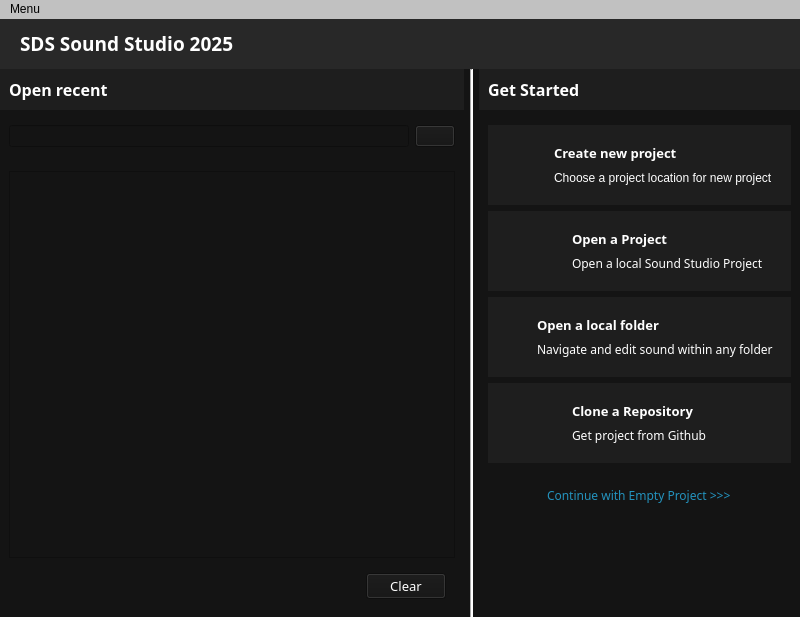
<?xml version="1.0" encoding="UTF-8"?>
<ui version="4.0">
 <class>SoundStudio</class>
 <widget class="QMainWindow" name="SoundStudio">
  <property name="geometry">
   <rect>
    <x>0</x>
    <y>0</y>
    <width>800</width>
    <height>617</height>
   </rect>
  </property>
  <property name="minimumSize">
   <size>
    <width>800</width>
    <height>617</height>
   </size>
  </property>
  <property name="windowTitle">
   <string>Sound Tool Window</string>
  </property>
  <property name="styleSheet">
   <string notr="true">background-color: rgb(193, 193, 193);</string>
  </property>
  <widget class="QWidget" name="centralwidget">
   <property name="styleSheet">
    <string notr="true">background-color: rgb(20, 20, 20);</string>
   </property>
   <layout class="QVBoxLayout" name="verticalLayout">
    <property name="spacing">
     <number>0</number>
    </property>
    <property name="leftMargin">
     <number>0</number>
    </property>
    <property name="topMargin">
     <number>0</number>
    </property>
    <property name="rightMargin">
     <number>0</number>
    </property>
    <property name="bottomMargin">
     <number>0</number>
    </property>
    <item alignment="Qt::AlignTop">
     <widget class="QFrame" name="HeaderPanel">
      <property name="minimumSize">
       <size>
        <width>0</width>
        <height>50</height>
       </size>
      </property>
      <property name="maximumSize">
       <size>
        <width>16777215</width>
        <height>50</height>
       </size>
      </property>
      <property name="styleSheet">
       <string notr="true">background-color: rgb(40, 40, 40);
color: rgb(255, 255, 255);</string>
      </property>
      <property name="frameShape">
       <enum>QFrame::NoFrame</enum>
      </property>
      <property name="frameShadow">
       <enum>QFrame::Raised</enum>
      </property>
      <layout class="QHBoxLayout" name="horizontalLayout_2">
       <property name="spacing">
        <number>0</number>
       </property>
       <property name="leftMargin">
        <number>0</number>
       </property>
       <property name="topMargin">
        <number>0</number>
       </property>
       <property name="rightMargin">
        <number>0</number>
       </property>
       <property name="bottomMargin">
        <number>0</number>
       </property>
       <item>
        <widget class="QFrame" name="frame">
         <property name="minimumSize">
          <size>
           <width>20</width>
           <height>0</height>
          </size>
         </property>
         <property name="frameShape">
          <enum>QFrame::NoFrame</enum>
         </property>
         <property name="frameShadow">
          <enum>QFrame::Raised</enum>
         </property>
        </widget>
       </item>
       <item>
        <widget class="QLabel" name="label_2">
         <property name="font">
          <font>
           <family>Red Hat Display</family>
           <pointsize>20</pointsize>
           <weight>75</weight>
           <bold>true</bold>
          </font>
         </property>
         <property name="text">
          <string>&lt;html&gt;&lt;head/&gt;&lt;body&gt;&lt;p&gt;&lt;span style=&quot; font-size:14pt; font-weight:600;&quot;&gt;SDS Sound Studio 2025&lt;/span&gt;&lt;/p&gt;&lt;/body&gt;&lt;/html&gt;</string>
         </property>
         <property name="margin">
          <number>0</number>
         </property>
        </widget>
       </item>
       <item>
        <spacer name="horizontalSpacer">
         <property name="orientation">
          <enum>Qt::Horizontal</enum>
         </property>
         <property name="sizeHint" stdset="0">
          <size>
           <width>40</width>
           <height>20</height>
          </size>
         </property>
        </spacer>
       </item>
      </layout>
     </widget>
    </item>
    <item>
     <widget class="QFrame" name="MainBody">
      <property name="sizePolicy">
       <sizepolicy hsizetype="Preferred" vsizetype="Expanding">
        <horstretch>0</horstretch>
        <verstretch>0</verstretch>
       </sizepolicy>
      </property>
      <property name="styleSheet">
       <string notr="true">background-color: rgb(20, 20, 20);
color: rgb(255, 255, 255);</string>
      </property>
      <property name="frameShape">
       <enum>QFrame::NoFrame</enum>
      </property>
      <property name="frameShadow">
       <enum>QFrame::Raised</enum>
      </property>
      <layout class="QHBoxLayout" name="horizontalLayout">
       <property name="leftMargin">
        <number>0</number>
       </property>
       <property name="topMargin">
        <number>0</number>
       </property>
       <property name="rightMargin">
        <number>0</number>
       </property>
       <property name="bottomMargin">
        <number>0</number>
       </property>
       <item>
        <widget class="QFrame" name="LeftPanel">
         <property name="minimumSize">
          <size>
           <width>0</width>
           <height>0</height>
          </size>
         </property>
         <property name="maximumSize">
          <size>
           <width>500</width>
           <height>16777215</height>
          </size>
         </property>
         <property name="styleSheet">
          <string notr="true">background-color: rgb(20, 20, 20);
color: rgb(255, 255, 255);</string>
         </property>
         <property name="frameShape">
          <enum>QFrame::NoFrame</enum>
         </property>
         <property name="frameShadow">
          <enum>QFrame::Raised</enum>
         </property>
         <layout class="QVBoxLayout" name="verticalLayout_2">
          <property name="leftMargin">
           <number>0</number>
          </property>
          <property name="topMargin">
           <number>0</number>
          </property>
          <property name="rightMargin">
           <number>0</number>
          </property>
          <property name="bottomMargin">
           <number>0</number>
          </property>
          <item alignment="Qt::AlignTop">
           <widget class="QFrame" name="ProjectsHeader">
            <property name="minimumSize">
             <size>
              <width>0</width>
              <height>0</height>
             </size>
            </property>
            <property name="styleSheet">
             <string notr="true">background-color: rgb(30, 30, 30);
color: rgb(255, 255, 255);</string>
            </property>
            <property name="frameShape">
             <enum>QFrame::NoFrame</enum>
            </property>
            <property name="frameShadow">
             <enum>QFrame::Raised</enum>
            </property>
            <layout class="QHBoxLayout" name="horizontalLayout_5">
             <item alignment="Qt::AlignLeft">
              <widget class="QLabel" name="label">
               <property name="font">
                <font>
                 <family>Red Hat Display</family>
                 <pointsize>12</pointsize>
                 <weight>75</weight>
                 <bold>true</bold>
                </font>
               </property>
               <property name="text">
                <string>Open recent</string>
               </property>
              </widget>
             </item>
            </layout>
           </widget>
          </item>
          <item>
           <widget class="QFrame" name="SearchBarPanel">
            <property name="enabled">
             <bool>true</bool>
            </property>
            <property name="styleSheet">
             <string notr="true">background-color: rgb(20, 20, 20);
color: rgb(255, 255, 255);</string>
            </property>
            <property name="frameShape">
             <enum>QFrame::NoFrame</enum>
            </property>
            <property name="frameShadow">
             <enum>QFrame::Raised</enum>
            </property>
            <layout class="QHBoxLayout" name="horizontalLayout_3">
             <item>
              <widget class="QLineEdit" name="ProjectSearchBarLineEdit">
               <property name="clearButtonEnabled">
                <bool>true</bool>
               </property>
              </widget>
             </item>
             <item>
              <widget class="QPushButton" name="SearchProjectButton">
               <property name="text">
                <string/>
               </property>
               <property name="icon">
                <iconset resource="../resources.qrc">
                 <normaloff>:/icons/search_dark.png</normaloff>:/icons/search_dark.png</iconset>
               </property>
              </widget>
             </item>
            </layout>
           </widget>
          </item>
          <item>
           <widget class="QFrame" name="ProjectsBody">
            <property name="sizePolicy">
             <sizepolicy hsizetype="Preferred" vsizetype="Expanding">
              <horstretch>0</horstretch>
              <verstretch>0</verstretch>
             </sizepolicy>
            </property>
            <property name="styleSheet">
             <string notr="true">background-color: rgb(20, 20, 20);
color: rgb(255, 255, 255);</string>
            </property>
            <property name="frameShape">
             <enum>QFrame::NoFrame</enum>
            </property>
            <property name="frameShadow">
             <enum>QFrame::Raised</enum>
            </property>
            <layout class="QVBoxLayout" name="verticalLayout_6">
             <item>
              <widget class="QListWidget" name="RecentProjectsListWidget">
               <property name="frameShape">
                <enum>QFrame::StyledPanel</enum>
               </property>
              </widget>
             </item>
             <item>
              <widget class="QWidget" name="widget" native="true">
               <property name="minimumSize">
                <size>
                 <width>0</width>
                 <height>40</height>
                </size>
               </property>
               <layout class="QHBoxLayout" name="horizontalLayout_8">
                <item alignment="Qt::AlignRight">
                 <widget class="QPushButton" name="ClearRecentProjectsBtn">
                  <property name="font">
                   <font>
                    <family>Red Hat Display</family>
                    <pointsize>10</pointsize>
                   </font>
                  </property>
                  <property name="text">
                   <string>Clear</string>
                  </property>
                  <property name="icon">
                   <iconset resource="../resources.qrc">
                    <normaloff>:/icons/delete_dark.png</normaloff>:/icons/delete_dark.png</iconset>
                  </property>
                 </widget>
                </item>
               </layout>
              </widget>
             </item>
            </layout>
           </widget>
          </item>
         </layout>
        </widget>
       </item>
       <item>
        <widget class="Line" name="line">
         <property name="styleSheet">
          <string notr="true">background-color: rgb(255, 255, 255);</string>
         </property>
         <property name="orientation">
          <enum>Qt::Vertical</enum>
         </property>
        </widget>
       </item>
       <item>
        <widget class="QFrame" name="HomePanel">
         <property name="styleSheet">
          <string notr="true">background-color: rgb(20, 20, 20);
color: rgb(255, 255, 255);</string>
         </property>
         <property name="frameShape">
          <enum>QFrame::NoFrame</enum>
         </property>
         <property name="frameShadow">
          <enum>QFrame::Raised</enum>
         </property>
         <layout class="QVBoxLayout" name="verticalLayout_4">
          <property name="leftMargin">
           <number>0</number>
          </property>
          <property name="topMargin">
           <number>0</number>
          </property>
          <property name="rightMargin">
           <number>0</number>
          </property>
          <property name="bottomMargin">
           <number>0</number>
          </property>
          <item alignment="Qt::AlignTop">
           <widget class="QFrame" name="RightHeaderPanel">
            <property name="styleSheet">
             <string notr="true">background-color: rgb(30, 30, 30);
color: rgb(255, 255, 255);</string>
            </property>
            <property name="frameShape">
             <enum>QFrame::NoFrame</enum>
            </property>
            <property name="frameShadow">
             <enum>QFrame::Raised</enum>
            </property>
            <layout class="QHBoxLayout" name="horizontalLayout_4">
             <item>
              <widget class="QLabel" name="label_3">
               <property name="font">
                <font>
                 <family>Red Hat Display</family>
                 <pointsize>12</pointsize>
                 <weight>75</weight>
                 <bold>true</bold>
                </font>
               </property>
               <property name="text">
                <string>Get Started</string>
               </property>
              </widget>
             </item>
            </layout>
           </widget>
          </item>
          <item alignment="Qt::AlignTop">
           <widget class="QFrame" name="ButtonsPanel">
            <property name="minimumSize">
             <size>
              <width>0</width>
              <height>0</height>
             </size>
            </property>
            <property name="styleSheet">
             <string notr="true">background-color: rgb(20, 20, 20);
color: rgb(255, 255, 255);</string>
            </property>
            <property name="frameShape">
             <enum>QFrame::NoFrame</enum>
            </property>
            <property name="frameShadow">
             <enum>QFrame::Raised</enum>
            </property>
            <layout class="QVBoxLayout" name="verticalLayout_3">
             <item>
              <widget class="QFrame" name="CreateNewProjectWidgetBtn">
               <property name="minimumSize">
                <size>
                 <width>0</width>
                 <height>80</height>
                </size>
               </property>
               <property name="styleSheet">
                <string notr="true">background-color: rgb(30, 30, 30);
color: rgb(255, 255, 255);</string>
               </property>
               <property name="frameShape">
                <enum>QFrame::NoFrame</enum>
               </property>
               <property name="frameShadow">
                <enum>QFrame::Raised</enum>
               </property>
               <layout class="QHBoxLayout" name="horizontalLayout_6">
                <item>
                 <widget class="QFrame" name="frame_6">
                  <property name="maximumSize">
                   <size>
                    <width>60</width>
                    <height>16777215</height>
                   </size>
                  </property>
                  <property name="frameShape">
                   <enum>QFrame::NoFrame</enum>
                  </property>
                  <property name="frameShadow">
                   <enum>QFrame::Raised</enum>
                  </property>
                  <layout class="QVBoxLayout" name="verticalLayout_7">
                   <item alignment="Qt::AlignHCenter|Qt::AlignVCenter">
                    <widget class="QLabel" name="label_6">
                     <property name="minimumSize">
                      <size>
                       <width>0</width>
                       <height>0</height>
                      </size>
                     </property>
                     <property name="maximumSize">
                      <size>
                       <width>40</width>
                       <height>40</height>
                      </size>
                     </property>
                     <property name="text">
                      <string/>
                     </property>
                     <property name="pixmap">
                      <pixmap resource="../resources.qrc">:/icons/create_project_dark.png</pixmap>
                     </property>
                     <property name="scaledContents">
                      <bool>true</bool>
                     </property>
                    </widget>
                   </item>
                  </layout>
                 </widget>
                </item>
                <item>
                 <widget class="QFrame" name="frame_7">
                  <property name="frameShape">
                   <enum>QFrame::NoFrame</enum>
                  </property>
                  <property name="frameShadow">
                   <enum>QFrame::Raised</enum>
                  </property>
                  <layout class="QVBoxLayout" name="verticalLayout_5">
                   <item>
                    <widget class="QLabel" name="label_4">
                     <property name="font">
                      <font>
                       <family>Red Hat Display</family>
                       <pointsize>10</pointsize>
                       <weight>75</weight>
                       <bold>true</bold>
                      </font>
                     </property>
                     <property name="text">
                      <string>Create new project</string>
                     </property>
                    </widget>
                   </item>
                   <item>
                    <widget class="QLabel" name="label_5">
                     <property name="text">
                      <string>Choose a project location for new project</string>
                     </property>
                    </widget>
                   </item>
                  </layout>
                 </widget>
                </item>
               </layout>
              </widget>
             </item>
             <item>
              <widget class="QFrame" name="OpenAProjectWidgetBtn">
               <property name="enabled">
                <bool>true</bool>
               </property>
               <property name="minimumSize">
                <size>
                 <width>0</width>
                 <height>80</height>
                </size>
               </property>
               <property name="styleSheet">
                <string notr="true">background-color: rgb(30, 30, 30);
color: rgb(255, 255, 255);</string>
               </property>
               <property name="frameShape">
                <enum>QFrame::NoFrame</enum>
               </property>
               <property name="frameShadow">
                <enum>QFrame::Raised</enum>
               </property>
               <layout class="QHBoxLayout" name="horizontalLayout_7">
                <item>
                 <widget class="QFrame" name="frame_4">
                  <property name="minimumSize">
                   <size>
                    <width>0</width>
                    <height>0</height>
                   </size>
                  </property>
                  <property name="maximumSize">
                   <size>
                    <width>60</width>
                    <height>16777215</height>
                   </size>
                  </property>
                  <property name="frameShape">
                   <enum>QFrame::NoFrame</enum>
                  </property>
                  <property name="frameShadow">
                   <enum>QFrame::Raised</enum>
                  </property>
                  <layout class="QVBoxLayout" name="verticalLayout_8">
                   <item alignment="Qt::AlignHCenter|Qt::AlignVCenter">
                    <widget class="QLabel" name="label_7">
                     <property name="minimumSize">
                      <size>
                       <width>0</width>
                       <height>0</height>
                      </size>
                     </property>
                     <property name="maximumSize">
                      <size>
                       <width>35</width>
                       <height>35</height>
                      </size>
                     </property>
                     <property name="text">
                      <string/>
                     </property>
                     <property name="pixmap">
                      <pixmap resource="../resources.qrc">:/icons/open_a_project_dark.png</pixmap>
                     </property>
                     <property name="scaledContents">
                      <bool>true</bool>
                     </property>
                    </widget>
                   </item>
                  </layout>
                 </widget>
                </item>
                <item>
                 <widget class="QFrame" name="frame_5">
                  <property name="frameShape">
                   <enum>QFrame::NoFrame</enum>
                  </property>
                  <property name="frameShadow">
                   <enum>QFrame::Raised</enum>
                  </property>
                  <layout class="QVBoxLayout" name="verticalLayout_9">
                   <item alignment="Qt::AlignLeft">
                    <widget class="QLabel" name="label_8">
                     <property name="font">
                      <font>
                       <family>Red Hat Display</family>
                       <pointsize>10</pointsize>
                       <weight>75</weight>
                       <bold>true</bold>
                      </font>
                     </property>
                     <property name="text">
                      <string>Open a Project</string>
                     </property>
                    </widget>
                   </item>
                   <item alignment="Qt::AlignLeft">
                    <widget class="QLabel" name="label_9">
                     <property name="font">
                      <font>
                       <family>Red Hat Display</family>
                      </font>
                     </property>
                     <property name="text">
                      <string>Open a local Sound Studio Project</string>
                     </property>
                    </widget>
                   </item>
                  </layout>
                 </widget>
                </item>
               </layout>
              </widget>
             </item>
             <item>
              <widget class="QFrame" name="OpenLocalFolderBtn">
               <property name="enabled">
                <bool>false</bool>
               </property>
               <property name="minimumSize">
                <size>
                 <width>0</width>
                 <height>80</height>
                </size>
               </property>
               <property name="styleSheet">
                <string notr="true">background-color: rgb(30, 30, 30);
color: rgb(255, 255, 255);</string>
               </property>
               <property name="frameShape">
                <enum>QFrame::NoFrame</enum>
               </property>
               <property name="frameShadow">
                <enum>QFrame::Raised</enum>
               </property>
               <layout class="QHBoxLayout" name="horizontalLayout_9">
                <item>
                 <widget class="QFrame" name="frame_3">
                  <property name="maximumSize">
                   <size>
                    <width>60</width>
                    <height>16777215</height>
                   </size>
                  </property>
                  <property name="frameShape">
                   <enum>QFrame::NoFrame</enum>
                  </property>
                  <property name="frameShadow">
                   <enum>QFrame::Raised</enum>
                  </property>
                  <layout class="QVBoxLayout" name="verticalLayout_10">
                   <item alignment="Qt::AlignHCenter|Qt::AlignVCenter">
                    <widget class="QLabel" name="label_11">
                     <property name="minimumSize">
                      <size>
                       <width>0</width>
                       <height>0</height>
                      </size>
                     </property>
                     <property name="maximumSize">
                      <size>
                       <width>35</width>
                       <height>35</height>
                      </size>
                     </property>
                     <property name="text">
                      <string/>
                     </property>
                     <property name="pixmap">
                      <pixmap resource="../resources.qrc">:/icons/openFolder_dark.png</pixmap>
                     </property>
                     <property name="scaledContents">
                      <bool>true</bool>
                     </property>
                    </widget>
                   </item>
                  </layout>
                 </widget>
                </item>
                <item>
                 <widget class="QFrame" name="frame_8">
                  <property name="frameShape">
                   <enum>QFrame::NoFrame</enum>
                  </property>
                  <property name="frameShadow">
                   <enum>QFrame::Raised</enum>
                  </property>
                  <layout class="QVBoxLayout" name="verticalLayout_11">
                   <item>
                    <widget class="QLabel" name="label_12">
                     <property name="font">
                      <font>
                       <family>Red Hat Display</family>
                       <pointsize>10</pointsize>
                       <weight>75</weight>
                       <bold>true</bold>
                      </font>
                     </property>
                     <property name="text">
                      <string>Open a local folder</string>
                     </property>
                    </widget>
                   </item>
                   <item>
                    <widget class="QLabel" name="label_13">
                     <property name="font">
                      <font>
                       <family>Red Hat Display</family>
                      </font>
                     </property>
                     <property name="text">
                      <string>Navigate and edit sound within any folder</string>
                     </property>
                    </widget>
                   </item>
                  </layout>
                 </widget>
                </item>
               </layout>
              </widget>
             </item>
             <item>
              <widget class="QFrame" name="CloneRepositoryBtn">
               <property name="enabled">
                <bool>false</bool>
               </property>
               <property name="minimumSize">
                <size>
                 <width>0</width>
                 <height>80</height>
                </size>
               </property>
               <property name="styleSheet">
                <string notr="true">background-color: rgb(30, 30, 30);
color: rgb(255, 255, 255);</string>
               </property>
               <property name="frameShape">
                <enum>QFrame::NoFrame</enum>
               </property>
               <property name="frameShadow">
                <enum>QFrame::Raised</enum>
               </property>
               <layout class="QHBoxLayout" name="horizontalLayout_10">
                <item>
                 <widget class="QFrame" name="frame_9">
                  <property name="minimumSize">
                   <size>
                    <width>0</width>
                    <height>0</height>
                   </size>
                  </property>
                  <property name="maximumSize">
                   <size>
                    <width>60</width>
                    <height>16777215</height>
                   </size>
                  </property>
                  <property name="frameShape">
                   <enum>QFrame::NoFrame</enum>
                  </property>
                  <property name="frameShadow">
                   <enum>QFrame::Raised</enum>
                  </property>
                  <layout class="QVBoxLayout" name="verticalLayout_13">
                   <item alignment="Qt::AlignHCenter|Qt::AlignVCenter">
                    <widget class="QLabel" name="label_14">
                     <property name="minimumSize">
                      <size>
                       <width>0</width>
                       <height>0</height>
                      </size>
                     </property>
                     <property name="maximumSize">
                      <size>
                       <width>35</width>
                       <height>35</height>
                      </size>
                     </property>
                     <property name="text">
                      <string/>
                     </property>
                     <property name="pixmap">
                      <pixmap resource="../resources.qrc">:/icons/duplicate_dark.png</pixmap>
                     </property>
                     <property name="scaledContents">
                      <bool>true</bool>
                     </property>
                    </widget>
                   </item>
                  </layout>
                 </widget>
                </item>
                <item>
                 <widget class="QFrame" name="frame_10">
                  <property name="frameShape">
                   <enum>QFrame::NoFrame</enum>
                  </property>
                  <property name="frameShadow">
                   <enum>QFrame::Raised</enum>
                  </property>
                  <layout class="QVBoxLayout" name="verticalLayout_12">
                   <item alignment="Qt::AlignLeft">
                    <widget class="QLabel" name="label_15">
                     <property name="font">
                      <font>
                       <family>Red Hat Display</family>
                       <pointsize>10</pointsize>
                       <weight>75</weight>
                       <bold>true</bold>
                      </font>
                     </property>
                     <property name="text">
                      <string>Clone a Repository</string>
                     </property>
                    </widget>
                   </item>
                   <item alignment="Qt::AlignLeft">
                    <widget class="QLabel" name="label_16">
                     <property name="font">
                      <font>
                       <family>Red Hat Display</family>
                      </font>
                     </property>
                     <property name="text">
                      <string>Get project from Github</string>
                     </property>
                    </widget>
                   </item>
                  </layout>
                 </widget>
                </item>
               </layout>
              </widget>
             </item>
            </layout>
           </widget>
          </item>
          <item>
           <widget class="QFrame" name="frame_2">
            <property name="styleSheet">
             <string notr="true">background-color: rgb(20, 20, 20);
color: rgb(255, 255, 255);</string>
            </property>
            <property name="frameShape">
             <enum>QFrame::NoFrame</enum>
            </property>
            <property name="frameShadow">
             <enum>QFrame::Raised</enum>
            </property>
            <layout class="QHBoxLayout" name="horizontalLayout_11">
             <item alignment="Qt::AlignHCenter|Qt::AlignVCenter">
              <widget class="QLabel" name="label_10">
               <property name="enabled">
                <bool>false</bool>
               </property>
               <property name="font">
                <font>
                 <family>Red Hat Display</family>
                </font>
               </property>
               <property name="styleSheet">
                <string notr="true">color: rgb(35, 146, 189);</string>
               </property>
               <property name="text">
                <string>Continue with Empty Project &gt;&gt;&gt;</string>
               </property>
              </widget>
             </item>
            </layout>
           </widget>
          </item>
          <item>
           <spacer name="verticalSpacer">
            <property name="orientation">
             <enum>Qt::Vertical</enum>
            </property>
            <property name="sizeHint" stdset="0">
             <size>
              <width>20</width>
              <height>40</height>
             </size>
            </property>
           </spacer>
          </item>
         </layout>
        </widget>
       </item>
      </layout>
     </widget>
    </item>
   </layout>
  </widget>
  <widget class="QMenuBar" name="menubar">
   <property name="geometry">
    <rect>
     <x>0</x>
     <y>0</y>
     <width>800</width>
     <height>24</height>
    </rect>
   </property>
   <widget class="QMenu" name="menuTheme">
    <property name="title">
     <string>Menu</string>
    </property>
    <widget class="QMenu" name="menuApplication_Theme">
     <property name="title">
      <string>Application Theme</string>
     </property>
     <addaction name="actionLight_Mode"/>
     <addaction name="actionDark_Mode"/>
    </widget>
    <addaction name="menuApplication_Theme"/>
   </widget>
   <addaction name="menuTheme"/>
  </widget>
  <action name="actionOpen">
   <property name="text">
    <string>Open</string>
   </property>
   <property name="statusTip">
    <string>Open Files</string>
   </property>
   <property name="shortcut">
    <string>Ctrl+O</string>
   </property>
  </action>
  <action name="actionSave">
   <property name="text">
    <string>Save</string>
   </property>
   <property name="statusTip">
    <string>Save All</string>
   </property>
   <property name="shortcut">
    <string>Ctrl+S</string>
   </property>
  </action>
  <action name="actionNew_Project">
   <property name="text">
    <string>New Project</string>
   </property>
  </action>
  <action name="actionOpen_Project">
   <property name="text">
    <string>Open Project</string>
   </property>
  </action>
  <action name="actionSave_Project">
   <property name="text">
    <string>Save Project</string>
   </property>
  </action>
  <action name="actionProject1">
   <property name="text">
    <string>Project1</string>
   </property>
  </action>
  <action name="actionProject2">
   <property name="text">
    <string>Project2</string>
   </property>
  </action>
  <action name="actionProject3">
   <property name="text">
    <string>Project3</string>
   </property>
  </action>
  <action name="actionCloseProject">
   <property name="text">
    <string>Close Project</string>
   </property>
  </action>
  <action name="actionExit">
   <property name="text">
    <string>Exit</string>
   </property>
  </action>
  <action name="actionDark_Theme">
   <property name="checkable">
    <bool>false</bool>
   </property>
   <property name="text">
    <string>Dark Theme</string>
   </property>
  </action>
  <action name="actionLight_Theme">
   <property name="checkable">
    <bool>false</bool>
   </property>
   <property name="text">
    <string>Light Theme</string>
   </property>
  </action>
  <action name="actionLight_Mode">
   <property name="text">
    <string>Light Mode</string>
   </property>
  </action>
  <action name="actionDark_Mode">
   <property name="text">
    <string>Dark Mode</string>
   </property>
  </action>
 </widget>
 <resources>
  <include location="../resources.qrc"/>
  <include location="../fonts/fonts.qrc"/>
 </resources>
 <connections/>
</ui>
